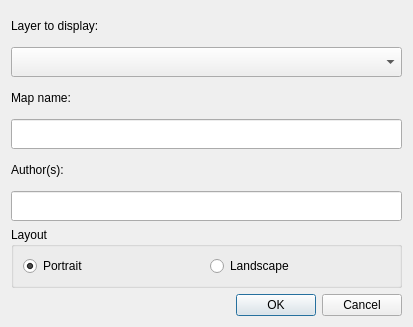
<?xml version="1.0" encoding="UTF-8"?>
<ui version="4.0">
 <class>DlgVisualizationCreateMap</class>
 <widget class="QDialog" name="DlgVisualizationCreateMap">
  <property name="geometry">
   <rect>
    <x>0</x>
    <y>0</y>
    <width>413</width>
    <height>313</height>
   </rect>
  </property>
  <property name="windowTitle">
   <string>Create Map</string>
  </property>
  <layout class="QVBoxLayout" name="verticalLayout_2">
   <item>
    <widget class="QLabel" name="layer_combo_label">
     <property name="minimumSize">
      <size>
       <width>0</width>
       <height>30</height>
      </size>
     </property>
     <property name="maximumSize">
      <size>
       <width>16777215</width>
       <height>33</height>
      </size>
     </property>
     <property name="text">
      <string>Layer to display:</string>
     </property>
    </widget>
   </item>
   <item>
    <widget class="QComboBox" name="combo_layers">
     <property name="sizePolicy">
      <sizepolicy hsizetype="Expanding" vsizetype="Minimum">
       <horstretch>0</horstretch>
       <verstretch>0</verstretch>
      </sizepolicy>
     </property>
     <property name="minimumSize">
      <size>
       <width>275</width>
       <height>30</height>
      </size>
     </property>
    </widget>
   </item>
   <item>
    <widget class="QLabel" name="label">
     <property name="minimumSize">
      <size>
       <width>0</width>
       <height>30</height>
      </size>
     </property>
     <property name="maximumSize">
      <size>
       <width>16777215</width>
       <height>33</height>
      </size>
     </property>
     <property name="text">
      <string>Map name:</string>
     </property>
    </widget>
   </item>
   <item>
    <widget class="QLineEdit" name="title">
     <property name="sizePolicy">
      <sizepolicy hsizetype="Expanding" vsizetype="Minimum">
       <horstretch>0</horstretch>
       <verstretch>0</verstretch>
      </sizepolicy>
     </property>
     <property name="minimumSize">
      <size>
       <width>0</width>
       <height>30</height>
      </size>
     </property>
     <property name="maxLength">
      <number>40</number>
     </property>
    </widget>
   </item>
   <item>
    <widget class="QLabel" name="label_2">
     <property name="minimumSize">
      <size>
       <width>0</width>
       <height>30</height>
      </size>
     </property>
     <property name="maximumSize">
      <size>
       <width>16777215</width>
       <height>33</height>
      </size>
     </property>
     <property name="text">
      <string>Author(s):</string>
     </property>
    </widget>
   </item>
   <item>
    <widget class="QLineEdit" name="authors">
     <property name="sizePolicy">
      <sizepolicy hsizetype="Expanding" vsizetype="Minimum">
       <horstretch>0</horstretch>
       <verstretch>0</verstretch>
      </sizepolicy>
     </property>
     <property name="minimumSize">
      <size>
       <width>0</width>
       <height>30</height>
      </size>
     </property>
     <property name="maxLength">
      <number>175</number>
     </property>
    </widget>
   </item>
   <item>
    <widget class="QGroupBox" name="groupBox">
     <property name="sizePolicy">
      <sizepolicy hsizetype="Preferred" vsizetype="Minimum">
       <horstretch>0</horstretch>
       <verstretch>0</verstretch>
      </sizepolicy>
     </property>
     <property name="title">
      <string>Layout</string>
     </property>
     <layout class="QHBoxLayout" name="horizontalLayout">
      <item>
       <widget class="QRadioButton" name="portrait_layout">
        <property name="text">
         <string>Portrait</string>
        </property>
        <property name="checked">
         <bool>true</bool>
        </property>
       </widget>
      </item>
      <item>
       <widget class="QRadioButton" name="landscape_layout">
        <property name="text">
         <string>Landscape</string>
        </property>
       </widget>
      </item>
     </layout>
    </widget>
   </item>
   <item>
    <widget class="QDialogButtonBox" name="buttonBox">
     <property name="sizePolicy">
      <sizepolicy hsizetype="Expanding" vsizetype="Minimum">
       <horstretch>0</horstretch>
       <verstretch>0</verstretch>
      </sizepolicy>
     </property>
     <property name="standardButtons">
      <set>QDialogButtonBox::Cancel|QDialogButtonBox::Ok</set>
     </property>
    </widget>
   </item>
  </layout>
 </widget>
 <resources/>
 <connections/>
</ui>
